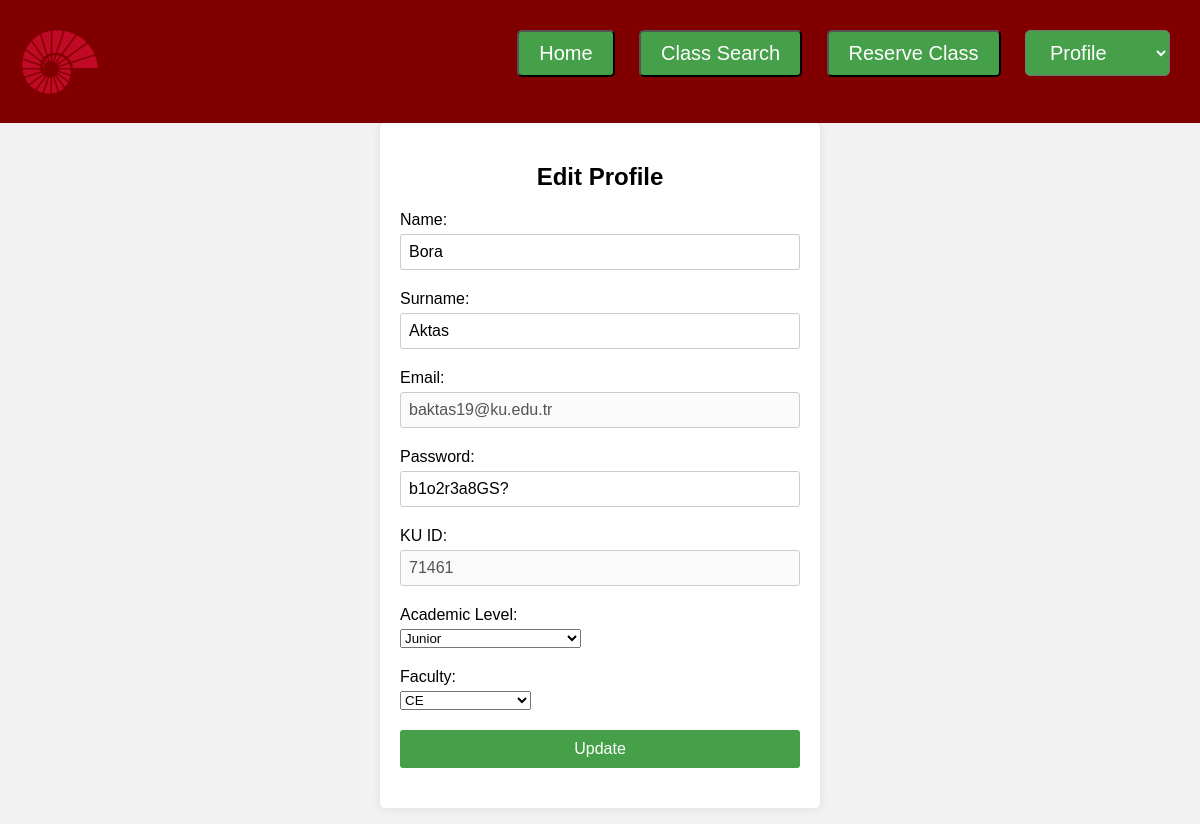
The page /room-booking/edit.php (signed in) on the database as committed earlier.
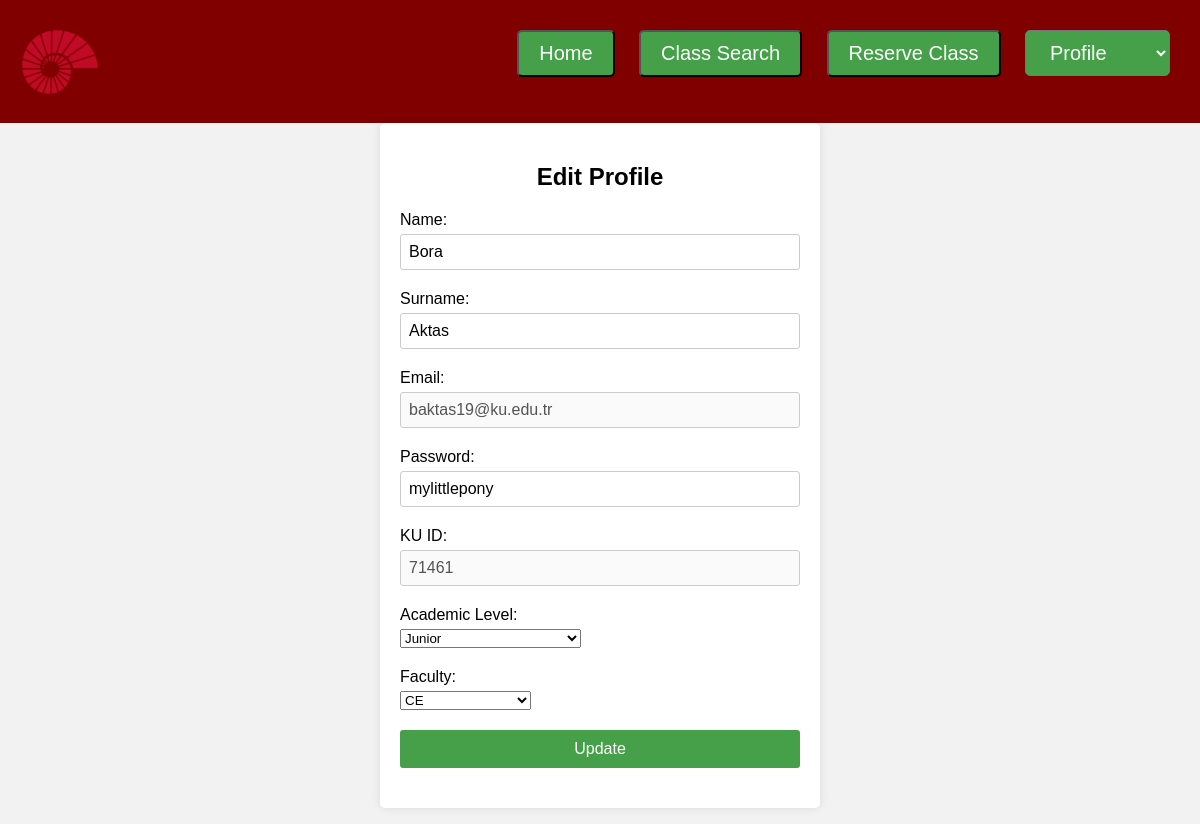
The same page on the database as committed later.
### tables this page shows
CREATE TABLE REGULAR_USERS
        (ku_id              CHAR(5)             NOT NULL,
         academic_level     VARCHAR(20),
         faculty            VARCHAR(10),
         gender             VARCHAR(20)         NOT NULL,   
         birthdate          DATE                NOT NULL,   
        CONSTRAINT academic_level_chk CHECK (academic_level IN ('Freshman', 'Sophomore', 'Junior', 'Senior', 'PhD', 'Masters')),
        CONSTRAINT faculty CHECK (faculty IN ('CASE', 'CS', 'CSSH', 'CE', 'SOM', 'SON', 'LAW')),
        CONSTRAINT gender_chk CHECK (gender IN ('Male', 'Female', 'Non-binary')), 
        PRIMARY KEY (ku_id),
        FOREIGN KEY (ku_id) REFERENCES USERS(ku_id));

CREATE TABLE USERS 
	(ku_id              CHAR(5)	        NOT NULL,
         firstname	    VARCHAR(20)		NOT NULL,
         lastname           VARCHAR(20)         NOT NULL,
         mail	            VARCHAR(50)		NOT NULL,
         password	    VARCHAR(20)		NOT NULL,    
        PRIMARY KEY (ku_id),
        UNIQUE (mail));

### room-booking/edit.php (the view, shortened to what this page needs)
<?php
    include "header.php";
    include "config.php"
?>
<?php
    $current_id = $_SESSION['ku_id'];
    $sql = "SELECT u.*, r.academic_level, r.faculty
            FROM users u
            JOIN regular_users r ON u.ku_id = r.ku_id
            WHERE u.ku_id = '$current_id'";
    $result = mysqli_query($db, $sql);
    if ($result) {
        if (mysqli_num_rows($result) > 0) {
            $row = mysqli_fetch_assoc($result);
?>
<form action="edit.php" method="post">
            <div class="container">
                <h2>Edit Profile</h2>
                <div class="form-group">
                    <label for="name">Name:</label>
                    <input type="text" name="name" class="form-control"
                           value="<?php echo $row['firstname']; ?>">
                </div>
                <div class="form-group">
                    <label for="lastname">Surname:</label>
                    <input type="text" name="lastname" class="form-control"
                           value="<?php echo $row['lastname']; ?>">
                </div>
                <div class="form-group">
                    <label for="email">Email:</label>
                    <input type="text" name="email" class="form-control"
                           value="<?php echo $row['mail']; ?>" disabled>
                </div>
                <div class="form-group">
                    <label for="password">Password:</label>
                    <input type="text" name="password" class="form-control"
                           value="<?php echo $row['password']; ?>">
                </div>
                <div class="form-group">
                    <label for="ku_id">KU ID:</label>
                    <input type = "text" name="ku_id" class="form-control"
                           value="<?php echo $row['ku_id']; ?>" disabled>
                </div>
                <div class="form-group">
                    <label for="academic_level">Academic Level:</label>
                    <select name="academic_level" class="form-control">
                        <option value="Junior" <?php echo ($row['academic_level'] == 'Junior') ? 'selected' : ''; ?>>
                            Junior
                        </option>
                    </select>
                </div>
                <div class="form-group">
                    <label for="faculty">Faculty:</label>
                    <select name="faculty" class="form-control">
                        <option value="CE" <?php echo ($row['faculty'] == 'CE') ? 'selected' : ''; ?>>CE</option>
                    </select>
                </div>
                <div class="form-group">
                    <button type="submit" name="update_user">Update </button>
            <?php
        }
    }
            ?>
</form>

Rows that differ between the two databases and show on the page:
changed through a linked row, regular_users "Junior": password "b1o2r3a8GS?" → "mylittlepony"
